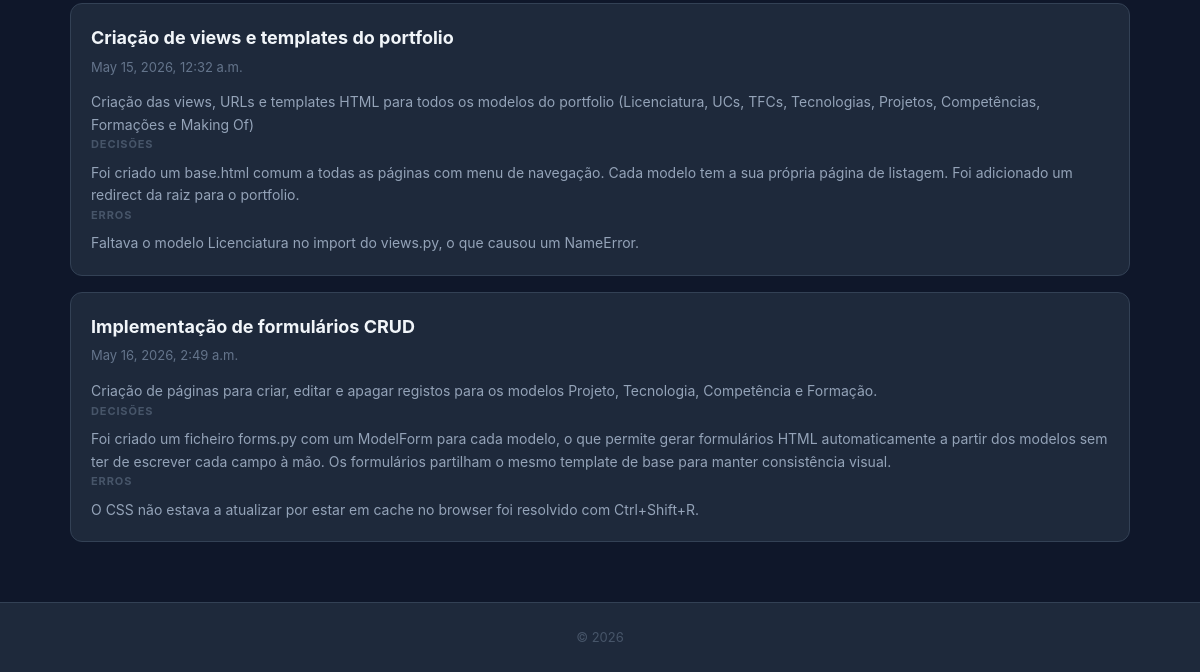
The page /makingof/ (lower part) on the database as committed earlier.
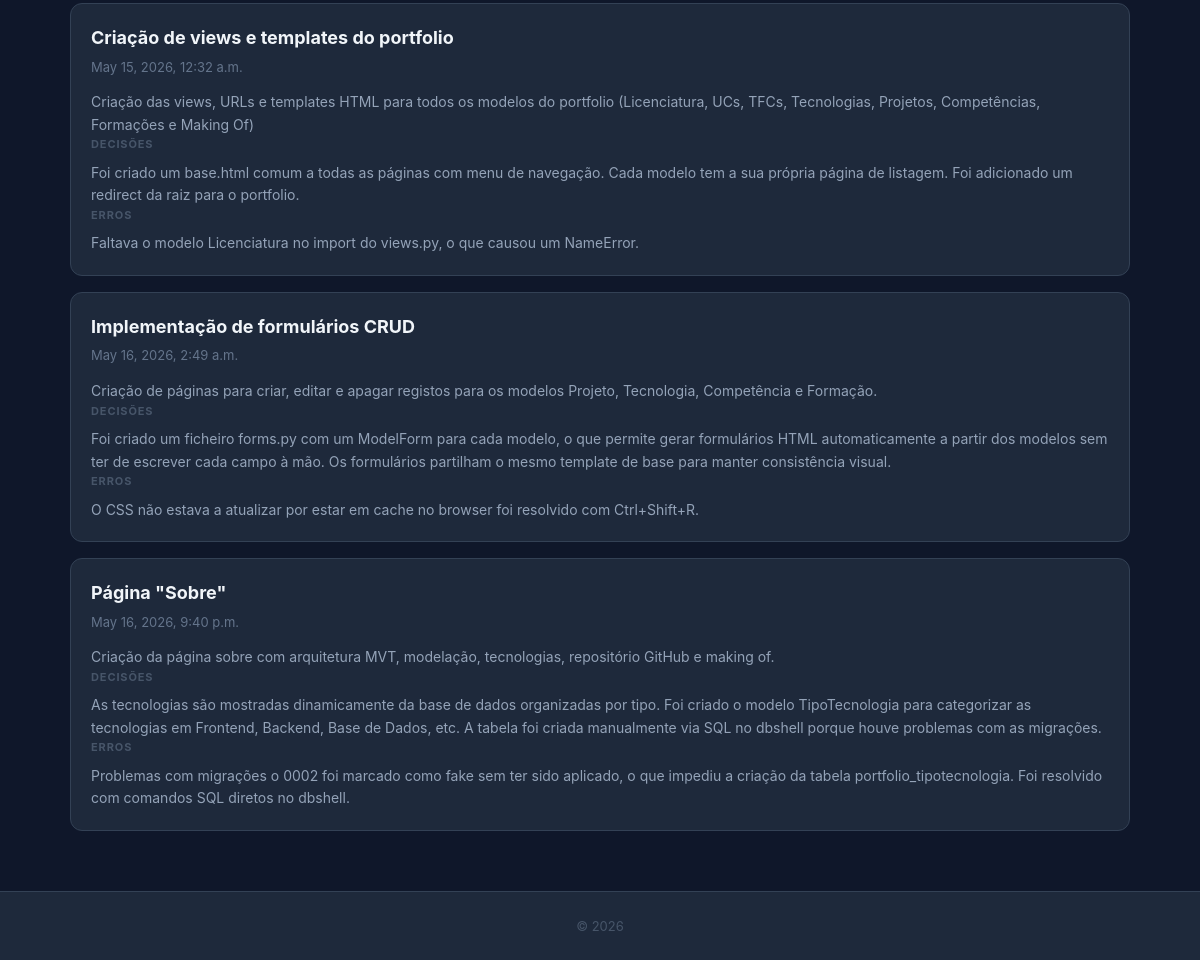
The same page on the database as committed later.
### portfolio/models.py (models this page shows, shortened)
class MakingOf(models.Model):
    data = models.DateTimeField(auto_now_add=True)
    etapa = models.CharField(max_length=100)
    descricao = models.TextField()
    imagem = models.ImageField(upload_to='makingof/', null=True, blank=True)
    decisoes = models.TextField()
    erros = models.TextField()
    uso_ia = models.TextField(blank=True)

### portfolio/views.py (the view)
# urls.py: path('makingof/', views.makingof_view, name='makingof'),
def makingof_view(request):
    entradas = MakingOf.objects.all()
    return render(request, 'portfolio/makingof.html', {'entradas': entradas})

### portfolio/templates/portfolio/makingof.html (shortened to what this page needs)
{% extends "portfolio/base.html" %}
{% block content %}
<section>
    {% for entrada in entradas %}
    <article>
        <header>
            <h3>{{ entrada.etapa }}</h3>
            <p>{{ entrada.data }}</p>
        </header>
        <section>
            <p>{{ entrada.descricao }}</p>
            <h4>Decisões</h4>
            <p>{{ entrada.decisoes }}</p>
            <h4>Erros</h4>
            <p>{{ entrada.erros }}</p>
        </section>
    </article>
    {% endfor %}
</section>
{% endblock %}

Rows that differ between the two databases and show on the page:
added MakingOf: etapa "Página \"Sobre\"", data "May 16, 2026, 9:40 p.m.", descricao "Criação da página sobre com arquitetura MVT, modelação, tecnologias, repositório GitHub e making of.", decisoes "As tecnologias são mostradas dinamicamente da base de dados organizadas por tipo. Foi criado o modelo TipoTecnologia para categorizar as tecnologias em Frontend, Backend, Base de Dados, etc. A tabela foi criada manualmente via SQL no dbshell porque houve problemas com as migrações.", erros "Problemas com migrações o 0002 foi marcado como fake sem ter sido aplicado, o que impediu a criação da tabela portfolio_tipotecnologia. Foi resolvido com comandos SQL diretos no dbshell."
